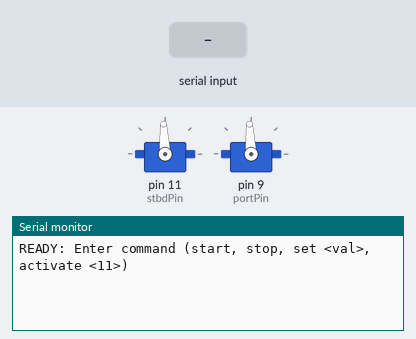
Simulated run of this sketch. Board: Arduino Uno, built with avr-gcc and run on an emulated ATmega328P. Shown: 2 × servo, the last lines printed to the serial monitor. Inputs (shaded band) come from the test bench.

Above: at 1.2 s.
1.3 s: "start\n" received over Serial
At 2.3 s:
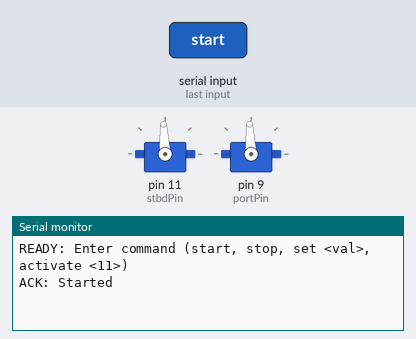
2.8 s: "stop\n" received over Serial
At 3.4 s:
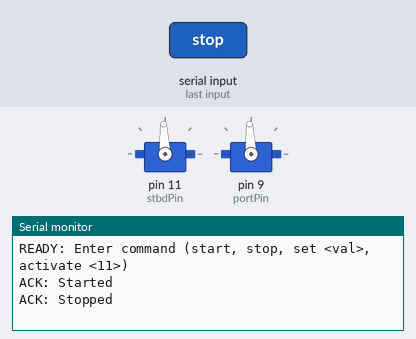
4.3 s: "activate 90\n" received over Serial
At 4.8 s:
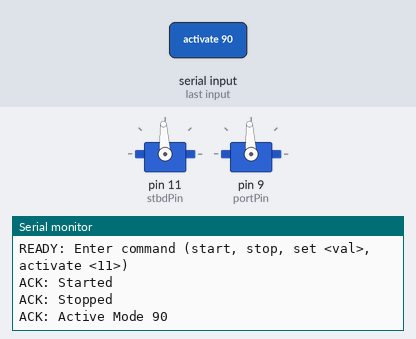

Measured:
- after the input at 1.3 s, the serial monitor: prints a new line at once (image 1)
- after the input at 2.8 s, the serial monitor: prints a new line at once (image 2)
- after the input at 4.3 s, the serial monitor: prints a new line at once (image 3)

The sketch:

BoatController_Gemini_20251127.ino
```cpp
#include <Servo.h>

// --- CONFIGURATION ---
const byte stbdPin = 11;
const byte portPin = 9;

// Propeller Direction Configuration
// Change these to "CW" or "CCW" based on your physical blades
String stbd_blade = "CW";
String port_blade = "CW";

// --- GLOBALS ---
Servo stbd;
Servo port;

bool running = false;
int targetSpeed = 1500;

// Activation Flags (Default both ON)
bool stbd_active = true;
bool port_active = true;

void setup() {
  // Initialize Serial USB
  Serial.begin(9600);
  while (!Serial) { ; } // Wait for connection

  // Attach Motors
  stbd.attach(stbdPin);
  port.attach(portPin);

  // Safety Init
  stopMotors();

  Serial.println("READY: Enter command (start, stop, set <val>, activate <11>)");
}

void loop() {
  if (Serial.available() > 0) {
    String command = Serial.readStringUntil('\n');
    processCommand(command);
  }

  // We only write to motors if system is "running".
  // Otherwise, we force 1500 (Neutral) for safety.
  if (running) {
    driveMotors(targetSpeed);
  } else {
    // Redundant safety write
    stbd.writeMicroseconds(1500);
    port.writeMicroseconds(1500);
  }
}

void driveMotors(int pwmVal) {
  int diff = pwmVal - 1500;
  int inverse_pwm = 1500 - diff;

  // --- STARBOARD LOGIC ---
  if (!stbd_active) {
    stbd.writeMicroseconds(1500);
  } else {
    if (stbd_blade == "CW") stbd.writeMicroseconds(inverse_pwm);
    else stbd.writeMicroseconds(pwmVal);
  }

  // --- PORT LOGIC ---
  if (!port_active) {
    port.writeMicroseconds(1500);
  } else {
    if (port_blade == "CW") port.writeMicroseconds(inverse_pwm);
    else port.writeMicroseconds(pwmVal);
  }
}

void stopMotors() {
  targetSpeed = 1500;
  stbd.writeMicroseconds(1500);
  port.writeMicroseconds(1500);
}

void processCommand(String cmd) {
  cmd.trim(); // Remove whitespace

  if (cmd.equalsIgnoreCase("start")) {
    running = true;
    Serial.println("ACK: Started");
  }
  else if (cmd.equalsIgnoreCase("stop")) {
    running = false;
    stopMotors();
    Serial.println("ACK: Stopped");
  }
  else if (cmd.startsWith("set ")) {
    int val = cmd.substring(4).toInt();
    // Constrain safety limits
    if (val >= 1100 && val <= 1900) {
      targetSpeed = val;
      Serial.print("ACK: Speed ");
      Serial.println(targetSpeed);
    }
  }
  else if (cmd.startsWith("activate ")) {
    String mode = cmd.substring(9);
    if (mode == "11") { stbd_active = true; port_active = true; }
    else if (mode == "10") { stbd_active = true; port_active = false; }
    else if (mode == "01") { stbd_active = false; port_active = true; }
    else if (mode == "00") { stbd_active = false; port_active = false; }
    Serial.print("ACK: Active Mode ");
    Serial.println(mode);
  }
}
```
